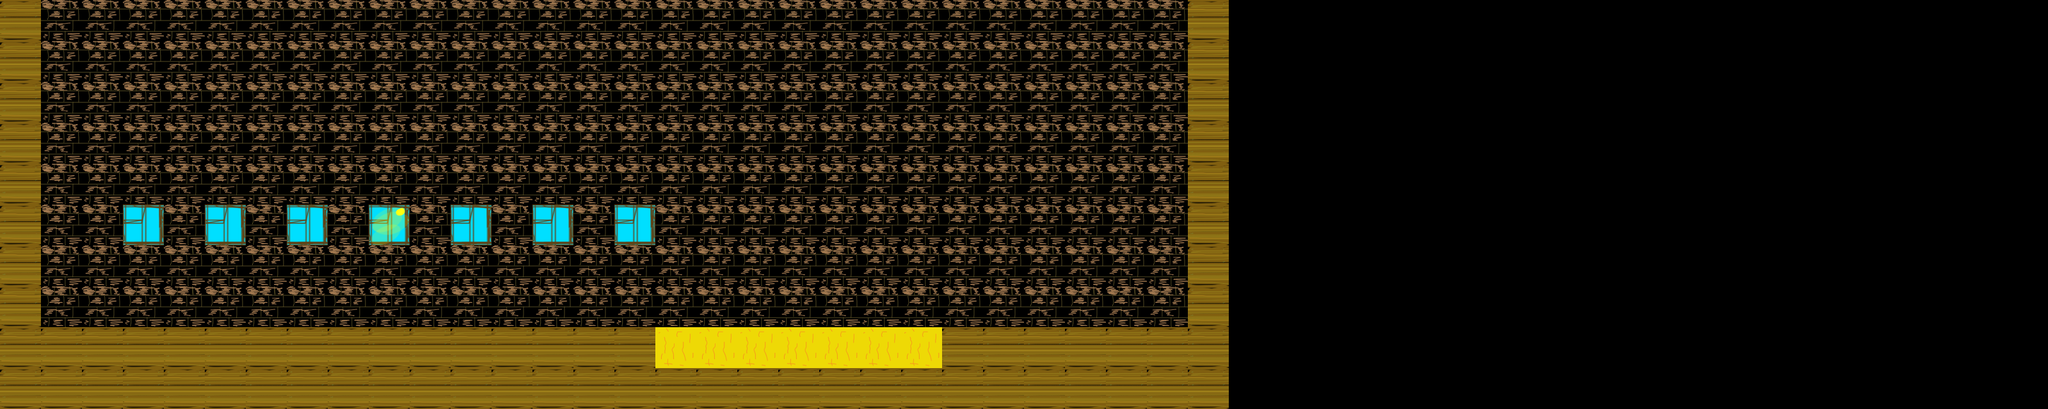

Below is a game level as drawn by its tile map, then a one-line description and the .tmx that defines it (tile-layer data replaced by summaries):
An orthogonal 50x10 tile map with 64x64 px tiles, 1 tile layer (Слой тайлов 1).

<map version="1.0" orientation="orthogonal" renderorder="right-down" width="50" height="10" tilewidth="64" tileheight="64" nextobjectid="1">
 <tileset firstgid="1" name="test_tiled_set" tilewidth="64" tileheight="64" tilecount="400" columns="20">
  <image source="../graphics/test_tiled_set.png" width="1280" height="1280" />
 </tileset>
 <layer name="Слой тайлов 1" width="50" height="10">
  <data>[500 cells, 300 non-empty, 5 distinct tile ids]</data>
 </layer>
</map>